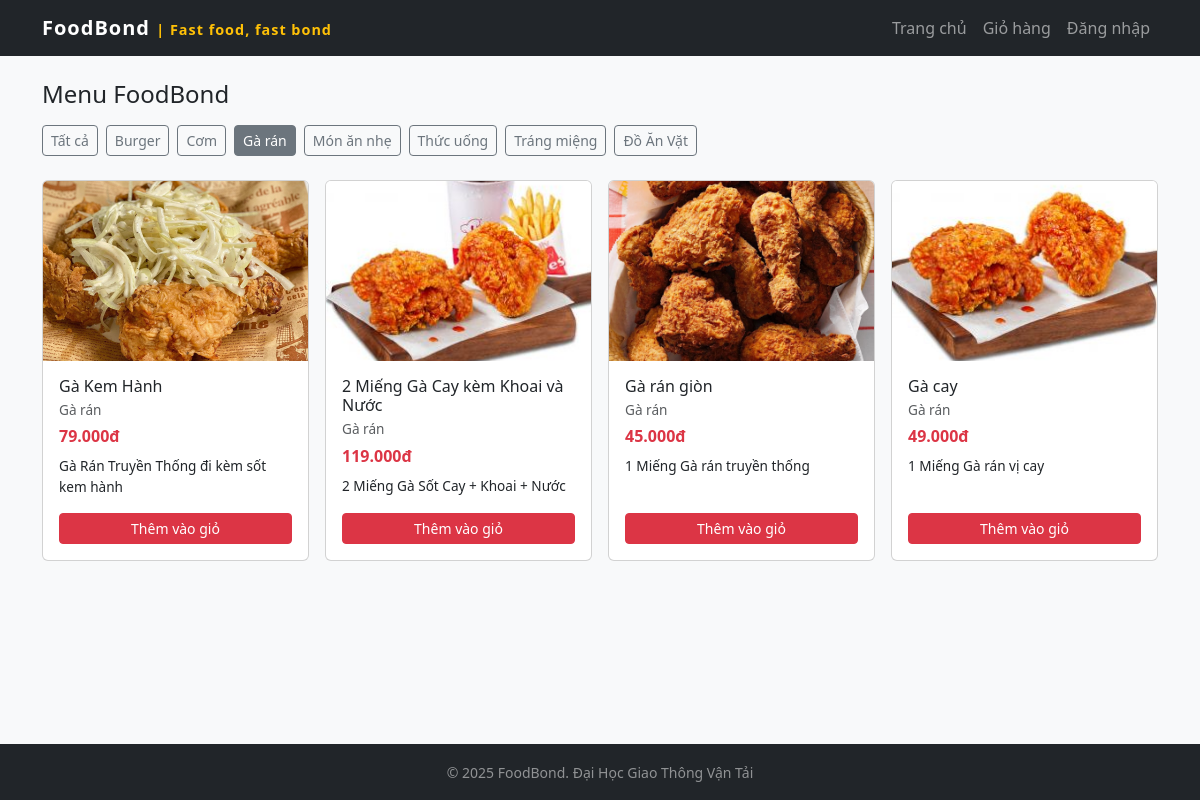
The page /index.php?cat=1 on the database its author committed.
### tables this page shows
CREATE TABLE `categories` (
  `category_id` int(11) NOT NULL,
  `category_name` varchar(100) DEFAULT NULL
);

CREATE TABLE `products` (
  `product_id` int(11) NOT NULL,
  `category_id` int(11) DEFAULT NULL,
  `product_name` varchar(150) DEFAULT NULL,
  `description` text DEFAULT NULL,
  `price` decimal(10,2) DEFAULT NULL,
  `image` varchar(255) DEFAULT NULL,
  `created_at` timestamp NOT NULL DEFAULT current_timestamp()
);

### index.php (the view)
<?php
include 'header.php';
$sqlCategories = "SELECT * FROM categories ORDER BY category_name";
$rsCategories = mysqli_query($conn, $sqlCategories);
$catFilter = isset($_GET['cat']) ? (int)$_GET['cat'] : 0;
$sqlProducts = ($catFilter > 0) ? "
        SELECT p.*, c.category_name
        FROM products p
        JOIN categories c ON p.category_id = c.category_id
        WHERE p.category_id = $catFilter
        ORDER BY p.created_at DESC
    "
    :
    "
        SELECT p.*, c.category_name
        FROM products p
        JOIN categories c ON p.category_id = c.category_id
        ORDER BY p.created_at DESC
    ";
$rsProducts = mysqli_query($conn, $sqlProducts);
?>
<h2 class="h4 mb-3">Menu FoodBond</h2>
<div class="d-flex flex-wrap mb-3">
    <a href="index.php"
       class="btn btn-sm <?php echo $catFilter ? 'btn-outline-secondary' : 'btn-secondary'; ?> me-2 mb-2">
        Tất cả
    </a>
    <?php while ($cat = mysqli_fetch_assoc($rsCategories)) : ?>
        <a href="index.php?cat=<?php echo $cat['category_id']; ?>"
           class="btn btn-sm <?php echo ($catFilter == $cat['category_id']) ? 'btn-secondary' : 'btn-outline-secondary'; ?> me-2 mb-2">
            <?php echo htmlspecialchars($cat['category_name']); ?>
        </a>
    <?php endwhile; ?>
</div>
<div class="row g-3">
    <?php if (mysqli_num_rows($rsProducts) > 0): ?>
        <?php while ($p = mysqli_fetch_assoc($rsProducts)) : ?>
            <div class="col-6 col-md-4 col-lg-3">
                <div class="card h-100">
                    <?php if (!empty($p['image'])): ?>
                        <img src="images/<?php echo htmlspecialchars($p['image']); ?>" class="card-img-top" style="height:180px;object-fit:cover;">
                    <?php else: ?>
                        <img src="https://via.placeholder.com/300x180?text=FoodBond"
                             class="card-img-top">
                    <?php endif; ?>
                    <div class="card-body d-flex flex-column">
                        <h5 class="card-title mb-1" style="font-size:1rem;">
                            <?php echo htmlspecialchars($p['product_name']); ?>
                        </h5>
                        <p class="text-muted mb-1" style="font-size:0.85rem;">
                            <?php echo htmlspecialchars($p['category_name']); ?>
                        </p>
                        <p class="fw-bold text-danger mb-2">
                            <?php echo number_format($p['price'], 0, ',', '.'); ?>đ
                        </p>
                        <p class="mb-3" style="font-size:0.85rem; flex-grow:1;">
                            <?php echo htmlspecialchars(mb_strimwidth($p['description'], 0, 60, "...")); ?>
                        </p>
                        <a href="cart.php?action=add&id=<?php echo $p['product_id']; ?>"
                        class="btn btn-sm btn-danger mt-auto add-to-cart-btn"
                        data-id="<?php echo $p['product_id']; ?>">
                            Thêm vào giỏ
                        </a>
                    </div>
                </div>
            </div>
        <?php endwhile; ?>
    <?php else: ?>
        <div class="col-12">
            <div class="alert alert-info">Không có món nào trong danh mục này.</div>
        </div>
    <?php endif; ?>
</div>
<?php include 'footer.php'; ?>

### header.php (style rules this page uses)
html, body { height: 100%; }
body { background-color: #f8f9fa; display: flex; flex-direction: column; }

### rows shown on the page
categories: category_name "Burger"
categories: category_name "Cơm"
categories: category_name "Gà rán"
categories: category_name "Món ăn nhẹ"
categories: category_name "Thức uống"
categories: category_name "Tráng miệng"
categories: category_name "Đồ Ăn Vặt"
products: image (picture), product_name "Gà Kem Hành", category.category_name "Gà rán", price "79.000", description "Gà Rán Truyền Thống đi kèm sốt kem hành"
products: image (picture), product_name "2 Miếng Gà Cay kèm Khoai và Nước", category.category_name "Gà rán", price "119.000", description "2 Miếng Gà Sốt Cay + Khoai + Nước"
products: image (picture), product_name "Gà rán giòn", category.category_name "Gà rán", price "45.000", description "1 Miếng Gà rán truyền thống"
products: image (picture), product_name "Gà cay", category.category_name "Gà rán", price "49.000", description "1 Miếng Gà rán vị cay"
